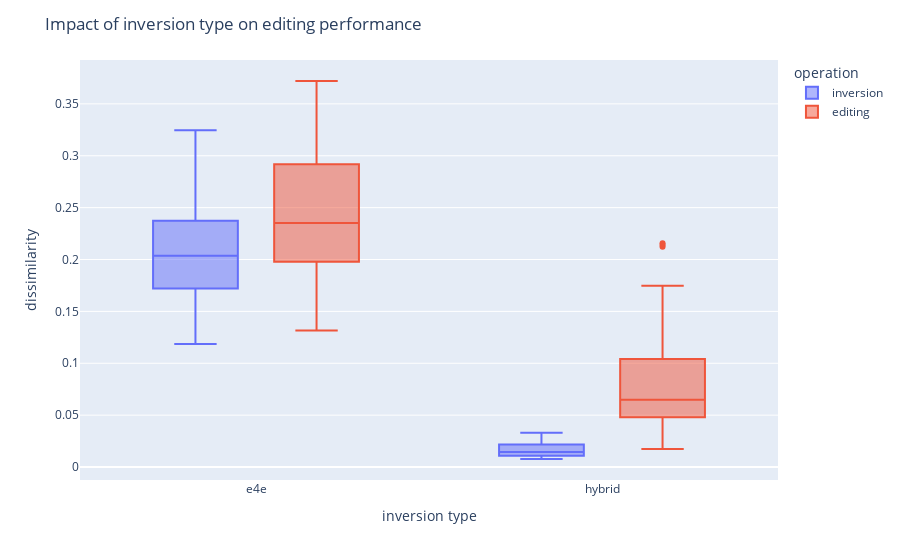

The cell this chart's notebook holds for it:
### Code cell
import plotly.express as px
import pandas as pd
import numpy as np

data = {
    "inversion type": ["e4e"] * len(sims_e4e) * 2 + ["hybrid"] * len(sims_hybrid) * 2,
    "operation": ["inversion"] * len(sims_e4e) + ["editing"] * len(sims_e4e) + ["inversion"] * len(sims_hybrid) + ["editing"] * len(sims_hybrid),
    "dissimilarity": (
        sims_e4e +  # Distribution A
        sims_e4e_edit +  # Distribution A
        sims_hybrid + # Distribution B
        sims_hybrid_edit  # Distribution B
    )
}

df = pd.DataFrame(data)

fig = px.box(df, x="inversion type", y="dissimilarity", color="operation")
fig.update_traces(quartilemethod="exclusive") # or "inclusive", or "linear" by default
fig.update_layout(title="Impact of inversion type on editing performance")

fig.show()

### Figure 1 — Plotly figure (JSON) as saved in the notebook; plotly's stock layout.template omitted (floating-point values rounded to 4 significant figures; data arrays with more than 128 entries replaced by an {"elided": "..."} marker saying what was removed)
{"data": [{"alignmentgroup": "True", "hovertemplate": "operation=inversion<br>inversion type=%{x}<br>dissimilarity=%{y}<extra></extra>", "legendgroup": "inversion", "marker": {"color": "#636efa"}, "name": "inversion", "notched": false, "offsetgroup": "inversion", "orientation": "v", "quartilemethod": "exclusive", "showlegend": true, "type": "box", "x": {"elided": "130 str values"}, "x0": " ", "xaxis": "x", "y": {"elided": "130 float values"}, "y0": " ", "yaxis": "y"}, {"alignmentgroup": "True", "hovertemplate": "operation=editing<br>inversion type=%{x}<br>dissimilarity=%{y}<extra></extra>", "legendgroup": "editing", "marker": {"color": "#EF553B"}, "name": "editing", "notched": false, "offsetgroup": "editing", "orientation": "v", "quartilemethod": "exclusive", "showlegend": true, "type": "box", "x": {"elided": "130 str values"}, "x0": " ", "xaxis": "x", "y": {"elided": "130 float values"}, "y0": " ", "yaxis": "y"}], "layout": {"boxmode": "group", "legend": {"title": {"text": "operation"}, "tracegroupgap": 0}, "margin": {"t": 60}, "title": {"text": "Impact of inversion type on editing performance"}, "xaxis": {"anchor": "y", "domain": [0, 1], "title": {"text": "inversion type"}}, "yaxis": {"anchor": "x", "domain": [0, 1], "title": {"text": "dissimilarity"}}}}
